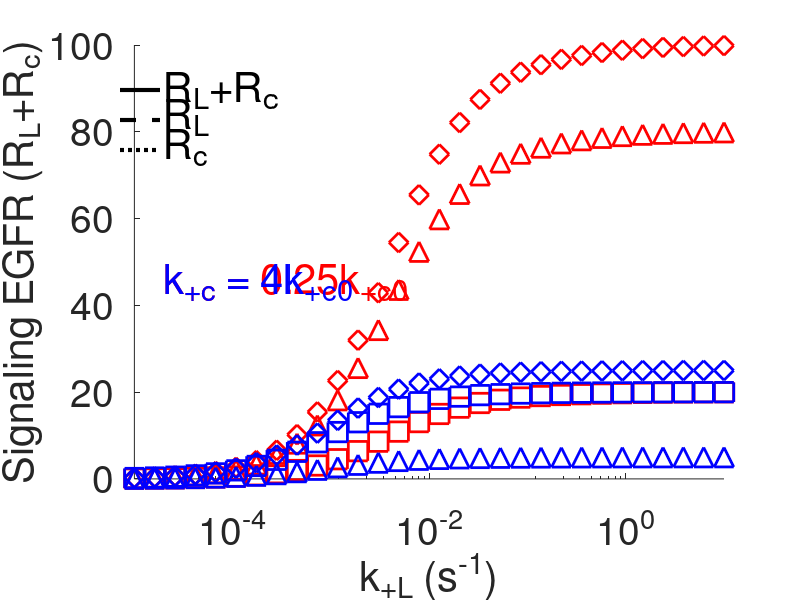

Reproduce this figure in MATLAB.
clc
clear 
close all

% Steady state panel B
%-------------------------------------------%

% define the Localized equations---------------------

R_func = @(kp,kbi,kT,kL,kT_neg,kLT,kL_neg,kc,kc_neg,ki) kp ./(kbi + kT + kL - ((kT_neg.*kT)./(kT_neg+kLT)) + ((kL_neg .*(((kLT.*kT) ./ (kT_neg+kLT)) +kL) ./ (((kc.*kc_neg) ./ (kc_neg+ki)) -kL_neg - kc))));
T_func = @(R,kT,kT_neg,kLT) (kT.*R) ./ (kT_neg+kLT);
RL_func = @(R,kT,kT_neg, kLT,kL,kL_neg,ki,kc,kc_neg) -R.*(((kLT.*kT) ./ (kT_neg+kLT)) +kL)./ (((kc.*kc_neg) ./ (kc_neg+ki)) -kL_neg - kc);
Rc_func = @(kc,kc_neg,ki,RL) (kc.*RL) ./(kc_neg+ki);

clear kp kT kT_neg kc kc_neg ki kLT kL_neg kbi kL;

kp = 1;
kT = (1/30); 
kT_neg = 0.12;
kc =  0.1;
kc_neg = 0.05; 
ki = 0.05; 
kLT = logspace(-5,1,30); 
kL_neg = 0.05; 
kbi = 1*(3*10^-4); 
kL = 0.1*kLT;

kc = kc/4;

R = R_func(kp,kbi,kT,kL,kT_neg,kLT,kL_neg,kc,kc_neg,ki);
T = T_func(R,kT,kT_neg,kLT);
RL = RL_func(R,kT,kT_neg, kLT,kL,kL_neg,ki,kc,kc_neg);
Rc = Rc_func(kc,kc_neg,ki,RL);

semilogx(kLT,RL+Rc,'rd','linewidth',2,'markersize',14);
hold on
semilogx(kLT,RL,'r^','linewidth',2,'markersize',14);
semilogx(kLT,Rc,'rs','linewidth',2,'markersize',14);

kc = 0.1;

kc = 0.1*4;

R = R_func(kp,kbi,kT,kL,kT_neg,kLT,kL_neg,kc,kc_neg,ki);
T = T_func(R,kT,kT_neg,kLT);
RL = RL_func(R,kT,kT_neg, kLT,kL,kL_neg,ki,kc,kc_neg);
Rc = Rc_func(kc,kc_neg,ki,RL);

semilogx(kLT,RL+Rc,'bd','linewidth',2,'markersize',14);
hold on
semilogx(kLT,RL,'b^','linewidth',2,'markersize',14);
semilogx(kLT,Rc,'bs','linewidth',2,'markersize',14);

set(gca','fontsize',28)
xlabel('k_{+L} (s^{-1})','fontsize',30);
ylabel('Signaling EGFR (R_L+R_c)','fontsize',30);
%legend('k_{+c} = k_{+c}/4 (R_L+R_c)','k_{+c} = k_{+c}/4 (R_L)','k_{+c} = k_{+c}/4 (R_c)','k_{+c} = k_{+c}*4 (R_L+R_c)','k_{+c} = k_{+c}*4 (R_L)','k_{+c} = k_{+c}*4 (R_c)',Fontsize = 12,location = 'northwest');
set(gcf,'Color','white')
yticks([0 20 40 60 80 100])
xticks([10^-4 10^-2 10^0])
%yticklabel({'0' '20' '40' '60' '80' '100'})
ylim([0 100])
box off 

% Plot colours
% Default uniform params will be blue and default localized will be red
% kT = Orange
% kT_neg = gray
% kc = purple
% kc_neg = green
% kL_neg = cyan
% ki = magenta
% kbi = brown

%legend box off


% additional legend details

% Line 1 (solid)
% Making line
annotation('line', [0.15 0.2], [0.85 0.85], 'LineWidth', 3, 'Color', 'k');
% Making text
annotation('textbox', [0.205 0.82 0.15 0.05], 'String', 'R_L+R_c', ...
           'LineStyle', 'none', 'VerticalAlignment', 'middle','FitBoxToText','on','FontSize', 30);

% Line 2 (dashed)
% Making line
annotation('line', [0.15 0.2], [0.8 0.8], 'LineWidth', 3, 'LineStyle', '--', 'Color', 'k');
% Making text
annotation('textbox', [0.205 0.775 0.15 0.05], 'String', 'R_L', ...
           'LineStyle', 'none', 'VerticalAlignment', 'middle','FontSize', 30);

% Line 2 (dashed)
% Making line
annotation('line', [0.15 0.2], [0.75 0.75], 'LineWidth', 3, 'LineStyle', ':', 'Color', 'k');
% Making text
annotation('textbox', [0.205 0.725 0.15 0.05], 'String', 'R_c', ...
           'LineStyle', 'none', 'VerticalAlignment', 'middle','FontSize', 30);


% for curves

% Make additional text for legend
annotation('textbox', [0.205 0.5 0.15 0.05], 'String', 'k_{+c} = 0.25k_{+c0}', 'Color','r',...
           'LineStyle', 'none','FontSize', 30);


% Make additional text for legend
annotation('textbox', [0.205 0.5 0.15 0.05], 'String', 'k_{+c} = 4k_{+c0}', 'Color','b',...
           'LineStyle', 'none','FontSize', 30);
